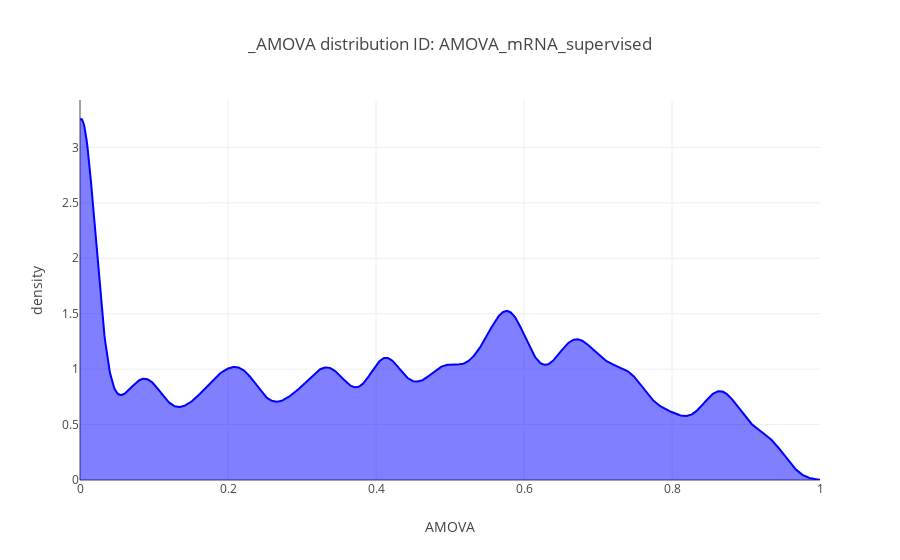

Notebook source saved alongside this figure:
### Markdown cell above
Let us begin by looking at the distribution of AMOVA across the mRNA loci we surveyed.

### Code cell
### Distribution of feature space distances between control populations for even and biased scenarios
from sklearn.neighbors import KernelDensity


X_plot = np.linspace(0, 1, 1000)

kde = KernelDensity(kernel='gaussian', bandwidth=0.02).fit(np.array(amova_f.AMOVA).reshape(-1,1))

log_dens = kde.score_samples(X_plot.reshape(-1,1))

fig_roost_dens= [go.Scatter(x=X_plot, y=np.exp(log_dens), 
                            mode='lines', fill='tozeroy', name= 'Biased senarios',
                            line=dict(color='blue', width=2))]
##

layout= go.Layout(
    title= '{} distribution ID: {}'.format(amova_suf,ID),
    yaxis= dict(
        title= 'density'
    ),
    xaxis= dict(
        title= 'AMOVA'
    )
)

fig = go.Figure(data=fig_roost_dens, layout= layout)
iplot(fig)

### Figure 1 — Plotly figure (JSON) as saved in the notebook; plotly's stock layout.template omitted (floating-point values rounded to 4 significant figures; data arrays with more than 128 entries replaced by an {"elided": "..."} marker saying what was removed)
{"data": [{"fill": "tozeroy", "line": {"color": "blue", "width": 2}, "mode": "lines", "name": "Biased senarios", "type": "scatter", "uid": "f004a998-6412-48da-9cd9-000a6cf1bc76", "x": {"elided": "1000 float values"}, "y": {"elided": "1000 float values"}}], "layout": {"title": "_AMOVA distribution ID: AMOVA_mRNA_supervised", "xaxis": {"title": "AMOVA"}, "yaxis": {"title": "density"}}}
